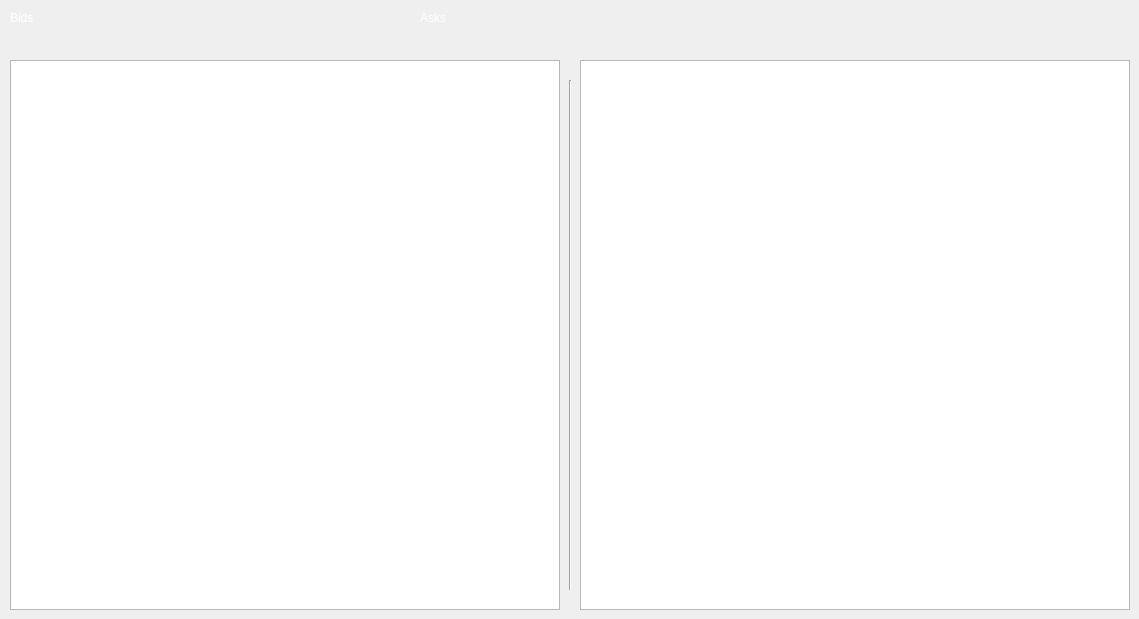
   <widget class="QWidget" name="OrderBook">
    <attribute name="title">
     <string>Order Book</string>
    </attribute>
    <widget class="QTableWidget" name="BidsTable">
     <property name="geometry">
      <rect>
       <x>10</x>
       <y>60</y>
       <width>550</width>
       <height>550</height>
      </rect>
     </property>
     <property name="font">
      <font>
       <pointsize>9</pointsize>
       <weight>50</weight>
       <bold>false</bold>
      </font>
     </property>
     <property name="styleSheet">
      <string notr="true"/>
     </property>
    </widget>
    <widget class="QTableWidget" name="AsksTable">
     <property name="geometry">
      <rect>
       <x>580</x>
       <y>60</y>
       <width>550</width>
       <height>550</height>
      </rect>
     </property>
     <property name="font">
      <font>
       <pointsize>9</pointsize>
       <weight>50</weight>
       <bold>false</bold>
      </font>
     </property>
     <property name="styleSheet">
      <string notr="true"/>
     </property>
    </widget>
    <widget class="QLabel" name="BidsCount">
     <property name="geometry">
      <rect>
       <x>10</x>
       <y>10</y>
       <width>91</width>
       <height>16</height>
      </rect>
     </property>
     <property name="palette">
      <palette>
       <active>
        <colorrole role="WindowText">
         <brush brushstyle="SolidPattern">
          <color alpha="255">
           <red>255</red>
           <green>255</green>
           <blue>255</blue>
          </color>
         </brush>
        </colorrole>
        <colorrole role="Button">
         <brush brushstyle="SolidPattern">
          <color alpha="255">
           <red>90</red>
           <green>90</green>
           <blue>90</blue>
          </color>
         </brush>
        </colorrole>
        <colorrole role="Text">
         <brush brushstyle="SolidPattern">
          <color alpha="255">
           <red>255</red>
           <green>255</green>
           <blue>255</blue>
          </color>
         </brush>
        </colorrole>
        <colorrole role="Base">
         <brush brushstyle="SolidPattern">
          <color alpha="255">
           <red>90</red>
           <green>90</green>
           <blue>90</blue>
          </color>
         </brush>
        </colorrole>
        <colorrole role="Window">
         <brush brushstyle="SolidPattern">
          <color alpha="255">
           <red>90</red>
           <green>90</green>
           <blue>90</blue>
          </color>
         </brush>
        </colorrole>
       </active>
       <inactive>
        <colorrole role="WindowText">
         <brush brushstyle="SolidPattern">
          <color alpha="255">
           <red>255</red>
           <green>255</green>
           <blue>255</blue>
          </color>
         </brush>
        </colorrole>
        <colorrole role="Button">
         <brush brushstyle="SolidPattern">
          <color alpha="255">
           <red>90</red>
           <green>90</green>
           <blue>90</blue>
          </color>
         </brush>
        </colorrole>
        <colorrole role="Text">
         <brush brushstyle="SolidPattern">
          <color alpha="255">
           <red>255</red>
           <green>255</green>
           <blue>255</blue>
          </color>
         </brush>
        </colorrole>
        <colorrole role="Base">
         <brush brushstyle="SolidPattern">
          <color alpha="255">
           <red>90</red>
           <green>90</green>
           <blue>90</blue>
          </color>
         </brush>
        </colorrole>
        <colorrole role="Window">
         <brush brushstyle="SolidPattern">
          <color alpha="255">
           <red>90</red>
           <green>90</green>
           <blue>90</blue>
          </color>
         </brush>
        </colorrole>
       </inactive>
       <disabled>
        <colorrole role="WindowText">
         <brush brushstyle="SolidPattern">
          <color alpha="255">
           <red>159</red>
           <green>158</green>
           <blue>158</blue>
          </color>
         </brush>
        </colorrole>
        <colorrole role="Button">
         <brush brushstyle="SolidPattern">
          <color alpha="255">
           <red>90</red>
           <green>90</green>
           <blue>90</blue>
          </color>
         </brush>
        </colorrole>
        <colorrole role="Text">
         <brush brushstyle="SolidPattern">
          <color alpha="255">
           <red>159</red>
           <green>158</green>
           <blue>158</blue>
          </color>
         </brush>
        </colorrole>
        <colorrole role="Base">
         <brush brushstyle="SolidPattern">
          <color alpha="255">
           <red>90</red>
           <green>90</green>
           <blue>90</blue>
          </color>
         </brush>
        </colorrole>
        <colorrole role="Window">
         <brush brushstyle="SolidPattern">
          <color alpha="255">
           <red>90</red>
           <green>90</green>
           <blue>90</blue>
          </color>
         </brush>
        </colorrole>
       </disabled>
      </palette>
     </property>
     <property name="text">
      <string>Bids</string>
     </property>
    </widget>
    <widget class="QLabel" name="AsksCount">
     <property name="geometry">
      <rect>
       <x>420</x>
       <y>10</y>
       <width>91</width>
       <height>16</height>
      </rect>
     </property>
     <property name="palette">
      <palette>
       <active>
        <colorrole role="WindowText">
         <brush brushstyle="SolidPattern">
          <color alpha="255">
           <red>255</red>
           <green>255</green>
           <blue>255</blue>
          </color>
         </brush>
        </colorrole>
        <colorrole role="Button">
         <brush brushstyle="SolidPattern">
          <color alpha="255">
           <red>90</red>
           <green>90</green>
           <blue>90</blue>
          </color>
         </brush>
        </colorrole>
        <colorrole role="Text">
         <brush brushstyle="SolidPattern">
          <color alpha="255">
           <red>255</red>
           <green>255</green>
           <blue>255</blue>
          </color>
         </brush>
        </colorrole>
        <colorrole role="ButtonText">
         <brush brushstyle="SolidPattern">
          <color alpha="255">
           <red>255</red>
           <green>255</green>
           <blue>255</blue>
          </color>
         </brush>
        </colorrole>
        <colorrole role="Base">
         <brush brushstyle="SolidPattern">
          <color alpha="255">
           <red>90</red>
           <green>90</green>
           <blue>90</blue>
          </color>
         </brush>
        </colorrole>
        <colorrole role="Window">
         <brush brushstyle="SolidPattern">
          <color alpha="255">
           <red>90</red>
           <green>90</green>
           <blue>90</blue>
          </color>
         </brush>
        </colorrole>
       </active>
       <inactive>
        <colorrole role="WindowText">
         <brush brushstyle="SolidPattern">
          <color alpha="255">
           <red>255</red>
           <green>255</green>
           <blue>255</blue>
          </color>
         </brush>
        </colorrole>
        <colorrole role="Button">
         <brush brushstyle="SolidPattern">
          <color alpha="255">
           <red>90</red>
           <green>90</green>
           <blue>90</blue>
          </color>
         </brush>
        </colorrole>
        <colorrole role="Text">
         <brush brushstyle="SolidPattern">
          <color alpha="255">
           <red>255</red>
           <green>255</green>
           <blue>255</blue>
          </color>
         </brush>
        </colorrole>
        <colorrole role="ButtonText">
         <brush brushstyle="SolidPattern">
          <color alpha="255">
           <red>255</red>
           <green>255</green>
           <blue>255</blue>
          </color>
         </brush>
        </colorrole>
        <colorrole role="Base">
         <brush brushstyle="SolidPattern">
          <color alpha="255">
           <red>90</red>
           <green>90</green>
           <blue>90</blue>
          </color>
         </brush>
        </colorrole>
        <colorrole role="Window">
         <brush brushstyle="SolidPattern">
          <color alpha="255">
           <red>90</red>
           <green>90</green>
           <blue>90</blue>
          </color>
         </brush>
        </colorrole>
       </inactive>
       <disabled>
        <colorrole role="WindowText">
         <brush brushstyle="SolidPattern">
          <color alpha="255">
           <red>159</red>
           <green>158</green>
           <blue>158</blue>
          </color>
         </brush>
        </colorrole>
        <colorrole role="Button">
         <brush brushstyle="SolidPattern">
          <color alpha="255">
           <red>90</red>
           <green>90</green>
           <blue>90</blue>
          </color>
         </brush>
        </colorrole>
        <colorrole role="Text">
         <brush brushstyle="SolidPattern">
          <color alpha="255">
           <red>159</red>
           <green>158</green>
           <blue>158</blue>
          </color>
         </brush>
        </colorrole>
        <colorrole role="ButtonText">
         <brush brushstyle="SolidPattern">
          <color alpha="255">
           <red>159</red>
           <green>158</green>
           <blue>158</blue>
          </color>
         </brush>
        </colorrole>
        <colorrole role="Base">
         <brush brushstyle="SolidPattern">
          <color alpha="255">
           <red>90</red>
           <green>90</green>
           <blue>90</blue>
          </color>
         </brush>
        </colorrole>
        <colorrole role="Window">
         <brush brushstyle="SolidPattern">
          <color alpha="255">
           <red>90</red>
           <green>90</green>
           <blue>90</blue>
          </color>
         </brush>
        </colorrole>
       </disabled>
      </palette>
     </property>
     <property name="text">
      <string>Asks</string>
     </property>
    </widget>
    <widget class="QLabel" name="ERCSupply">
     <property name="geometry">
      <rect>
       <x>570</x>
       <y>10</y>
       <width>241</width>
       <height>16</height>
      </rect>
     </property>
     <property name="palette">
      <palette>
       <active>
        <colorrole role="WindowText">
         <brush brushstyle="SolidPattern">
          <color alpha="255">
           <red>255</red>
           <green>255</green>
           <blue>255</blue>
          </color>
         </brush>
        </colorrole>
        <colorrole role="Button">
         <brush brushstyle="SolidPattern">
          <color alpha="255">
           <red>90</red>
           <green>90</green>
           <blue>90</blue>
          </color>
         </brush>
        </colorrole>
        <colorrole role="Text">
         <brush brushstyle="SolidPattern">
          <color alpha="255">
           <red>255</red>
           <green>255</green>
           <blue>255</blue>
          </color>
         </brush>
        </colorrole>
        <colorrole role="ButtonText">
         <brush brushstyle="SolidPattern">
          <color alpha="255">
           <red>255</red>
           <green>255</green>
           <blue>255</blue>
          </color>
         </brush>
        </colorrole>
        <colorrole role="Base">
         <brush brushstyle="SolidPattern">
          <color alpha="255">
           <red>90</red>
           <green>90</green>
           <blue>90</blue>
          </color>
         </brush>
        </colorrole>
        <colorrole role="Window">
         <brush brushstyle="SolidPattern">
          <color alpha="255">
           <red>90</red>
           <green>90</green>
           <blue>90</blue>
          </color>
         </brush>
        </colorrole>
       </active>
       <inactive>
        <colorrole role="WindowText">
         <brush brushstyle="SolidPattern">
          <color alpha="255">
           <red>255</red>
           <green>255</green>
           <blue>255</blue>
          </color>
         </brush>
        </colorrole>
        <colorrole role="Button">
         <brush brushstyle="SolidPattern">
          <color alpha="255">
           <red>90</red>
           <green>90</green>
           <blue>90</blue>
          </color>
         </brush>
        </colorrole>
        <colorrole role="Text">
         <brush brushstyle="SolidPattern">
          <color alpha="255">
           <red>255</red>
           <green>255</green>
           <blue>255</blue>
          </color>
         </brush>
        </colorrole>
        <colorrole role="ButtonText">
         <brush brushstyle="SolidPattern">
          <color alpha="255">
           <red>255</red>
           <green>255</green>
           <blue>255</blue>
          </color>
         </brush>
        </colorrole>
        <colorrole role="Base">
         <brush brushstyle="SolidPattern">
          <color alpha="255">
           <red>90</red>
           <green>90</green>
           <blue>90</blue>
          </color>
         </brush>
        </colorrole>
        <colorrole role="Window">
         <brush brushstyle="SolidPattern">
          <color alpha="255">
           <red>90</red>
           <green>90</green>
           <blue>90</blue>
          </color>
         </brush>
        </colorrole>
       </inactive>
       <disabled>
        <colorrole role="WindowText">
         <brush brushstyle="SolidPattern">
          <color alpha="255">
           <red>159</red>
           <green>158</green>
           <blue>158</blue>
          </color>
         </brush>
        </colorrole>
        <colorrole role="Button">
         <brush brushstyle="SolidPattern">
          <color alpha="255">
           <red>90</red>
           <green>90</green>
           <blue>90</blue>
          </color>
         </brush>
        </colorrole>
        <colorrole role="Text">
         <brush brushstyle="SolidPattern">
          <color alpha="255">
           <red>159</red>
           <green>158</green>
           <blue>158</blue>
          </color>
         </brush>
        </colorrole>
        <colorrole role="ButtonText">
         <brush brushstyle="SolidPattern">
          <color alpha="255">
           <red>159</red>
           <green>158</green>
           <blue>158</blue>
          </color>
         </brush>
        </colorrole>
        <colorrole role="Base">
         <brush brushstyle="SolidPattern">
          <color alpha="255">
           <red>90</red>
           <green>90</green>
           <blue>90</blue>
          </color>
         </brush>
        </colorrole>
        <colorrole role="Window">
         <brush brushstyle="SolidPattern">
          <color alpha="255">
           <red>90</red>
           <green>90</green>
           <blue>90</blue>
          </color>
         </brush>
        </colorrole>
       </disabled>
      </palette>
     </property>
     <property name="text">
      <string/>
     </property>
     <property name="alignment">
      <set>Qt::AlignRight|Qt::AlignTrailing|Qt::AlignVCenter</set>
     </property>
    </widget>
    <widget class="QLabel" name="ERCDemand">
     <property name="geometry">
      <rect>
       <x>160</x>
       <y>10</y>
       <width>241</width>
       <height>16</height>
      </rect>
     </property>
     <property name="palette">
      <palette>
       <active>
        <colorrole role="WindowText">
         <brush brushstyle="SolidPattern">
          <color alpha="255">
           <red>255</red>
           <green>255</green>
           <blue>255</blue>
          </color>
         </brush>
        </colorrole>
        <colorrole role="Button">
         <brush brushstyle="SolidPattern">
          <color alpha="255">
           <red>90</red>
           <green>90</green>
           <blue>90</blue>
          </color>
         </brush>
        </colorrole>
        <colorrole role="Text">
         <brush brushstyle="SolidPattern">
          <color alpha="255">
           <red>255</red>
           <green>255</green>
           <blue>255</blue>
          </color>
         </brush>
        </colorrole>
        <colorrole role="ButtonText">
         <brush brushstyle="SolidPattern">
          <color alpha="255">
           <red>255</red>
           <green>255</green>
           <blue>255</blue>
          </color>
         </brush>
        </colorrole>
        <colorrole role="Base">
         <brush brushstyle="SolidPattern">
          <color alpha="255">
           <red>90</red>
           <green>90</green>
           <blue>90</blue>
          </color>
         </brush>
        </colorrole>
        <colorrole role="Window">
         <brush brushstyle="SolidPattern">
          <color alpha="255">
           <red>90</red>
           <green>90</green>
           <blue>90</blue>
          </color>
         </brush>
        </colorrole>
       </active>
       <inactive>
        <colorrole role="WindowText">
         <brush brushstyle="SolidPattern">
          <color alpha="255">
           <red>255</red>
           <green>255</green>
           <blue>255</blue>
          </color>
         </brush>
        </colorrole>
        <colorrole role="Button">
         <brush brushstyle="SolidPattern">
          <color alpha="255">
           <red>90</red>
           <green>90</green>
           <blue>90</blue>
          </color>
         </brush>
        </colorrole>
        <colorrole role="Text">
         <brush brushstyle="SolidPattern">
          <color alpha="255">
           <red>255</red>
           <green>255</green>
           <blue>255</blue>
          </color>
         </brush>
        </colorrole>
        <colorrole role="ButtonText">
         <brush brushstyle="SolidPattern">
          <color alpha="255">
           <red>255</red>
           <green>255</green>
           <blue>255</blue>
          </color>
         </brush>
        </colorrole>
        <colorrole role="Base">
         <brush brushstyle="SolidPattern">
          <color alpha="255">
           <red>90</red>
           <green>90</green>
           <blue>90</blue>
          </color>
         </brush>
        </colorrole>
        <colorrole role="Window">
         <brush brushstyle="SolidPattern">
          <color alpha="255">
           <red>90</red>
           <green>90</green>
           <blue>90</blue>
          </color>
         </brush>
        </colorrole>
       </inactive>
       <disabled>
        <colorrole role="WindowText">
         <brush brushstyle="SolidPattern">
          <color alpha="255">
           <red>159</red>
           <green>158</green>
           <blue>158</blue>
          </color>
         </brush>
        </colorrole>
        <colorrole role="Button">
         <brush brushstyle="SolidPattern">
          <color alpha="255">
           <red>90</red>
           <green>90</green>
           <blue>90</blue>
          </color>
         </brush>
        </colorrole>
        <colorrole role="Text">
         <brush brushstyle="SolidPattern">
          <color alpha="255">
           <red>159</red>
           <green>158</green>
           <blue>158</blue>
          </color>
         </brush>
        </colorrole>
        <colorrole role="ButtonText">
         <brush brushstyle="SolidPattern">
          <color alpha="255">
           <red>159</red>
           <green>158</green>
           <blue>158</blue>
          </color>
         </brush>
        </colorrole>
        <colorrole role="Base">
         <brush brushstyle="SolidPattern">
          <color alpha="255">
           <red>90</red>
           <green>90</green>
           <blue>90</blue>
          </color>
         </brush>
        </colorrole>
        <colorrole role="Window">
         <brush brushstyle="SolidPattern">
          <color alpha="255">
           <red>90</red>
           <green>90</green>
           <blue>90</blue>
          </color>
         </brush>
        </colorrole>
       </disabled>
      </palette>
     </property>
     <property name="text">
      <string/>
     </property>
     <property name="alignment">
      <set>Qt::AlignRight|Qt::AlignTrailing|Qt::AlignVCenter</set>
     </property>
    </widget>
    <widget class="QLabel" name="BtcDemand">
     <property name="geometry">
      <rect>
       <x>220</x>
       <y>30</y>
       <width>181</width>
       <height>16</height>
      </rect>
     </property>
     <property name="palette">
      <palette>
       <active>
        <colorrole role="WindowText">
         <brush brushstyle="SolidPattern">
          <color alpha="255">
           <red>255</red>
           <green>255</green>
           <blue>255</blue>
          </color>
         </brush>
        </colorrole>
        <colorrole role="Button">
         <brush brushstyle="SolidPattern">
          <color alpha="255">
           <red>90</red>
           <green>90</green>
           <blue>90</blue>
          </color>
         </brush>
        </colorrole>
        <colorrole role="Text">
         <brush brushstyle="SolidPattern">
          <color alpha="255">
           <red>255</red>
           <green>255</green>
           <blue>255</blue>
          </color>
         </brush>
        </colorrole>
        <colorrole role="ButtonText">
         <brush brushstyle="SolidPattern">
          <color alpha="255">
           <red>255</red>
           <green>255</green>
           <blue>255</blue>
          </color>
         </brush>
        </colorrole>
        <colorrole role="Base">
         <brush brushstyle="SolidPattern">
          <color alpha="255">
           <red>90</red>
           <green>90</green>
           <blue>90</blue>
          </color>
         </brush>
        </colorrole>
        <colorrole role="Window">
         <brush brushstyle="SolidPattern">
          <color alpha="255">
           <red>90</red>
           <green>90</green>
           <blue>90</blue>
          </color>
         </brush>
        </colorrole>
       </active>
       <inactive>
        <colorrole role="WindowText">
         <brush brushstyle="SolidPattern">
          <color alpha="255">
           <red>255</red>
           <green>255</green>
           <blue>255</blue>
          </color>
         </brush>
        </colorrole>
        <colorrole role="Button">
         <brush brushstyle="SolidPattern">
          <color alpha="255">
           <red>90</red>
           <green>90</green>
           <blue>90</blue>
          </color>
         </brush>
        </colorrole>
        <colorrole role="Text">
         <brush brushstyle="SolidPattern">
          <color alpha="255">
           <red>255</red>
           <green>255</green>
           <blue>255</blue>
          </color>
         </brush>
        </colorrole>
        <colorrole role="ButtonText">
         <brush brushstyle="SolidPattern">
          <color alpha="255">
           <red>255</red>
           <green>255</green>
           <blue>255</blue>
          </color>
         </brush>
        </colorrole>
        <colorrole role="Base">
         <brush brushstyle="SolidPattern">
          <color alpha="255">
           <red>90</red>
           <green>90</green>
           <blue>90</blue>
          </color>
         </brush>
        </colorrole>
        <colorrole role="Window">
         <brush brushstyle="SolidPattern">
          <color alpha="255">
           <red>90</red>
           <green>90</green>
           <blue>90</blue>
          </color>
         </brush>
        </colorrole>
       </inactive>
       <disabled>
        <colorrole role="WindowText">
         <brush brushstyle="SolidPattern">
          <color alpha="255">
           <red>159</red>
           <green>158</green>
           <blue>158</blue>
          </color>
         </brush>
        </colorrole>
        <colorrole role="Button">
         <brush brushstyle="SolidPattern">
          <color alpha="255">
           <red>90</red>
           <green>90</green>
           <blue>90</blue>
          </color>
         </brush>
        </colorrole>
        <colorrole role="Text">
         <brush brushstyle="SolidPattern">
          <color alpha="255">
           <red>159</red>
           <green>158</green>
           <blue>158</blue>
          </color>
         </brush>
        </colorrole>
        <colorrole role="ButtonText">
         <brush brushstyle="SolidPattern">
          <color alpha="255">
           <red>159</red>
           <green>158</green>
           <blue>158</blue>
          </color>
         </brush>
        </colorrole>
        <colorrole role="Base">
         <brush brushstyle="SolidPattern">
          <color alpha="255">
           <red>90</red>
           <green>90</green>
           <blue>90</blue>
          </color>
         </brush>
        </colorrole>
        <colorrole role="Window">
         <brush brushstyle="SolidPattern">
          <color alpha="255">
           <red>90</red>
           <green>90</green>
           <blue>90</blue>
          </color>
         </brush>
        </colorrole>
       </disabled>
      </palette>
     </property>
     <property name="text">
      <string/>
     </property>
     <property name="alignment">
      <set>Qt::AlignRight|Qt::AlignTrailing|Qt::AlignVCenter</set>
     </property>
    </widget>
    <widget class="QLabel" name="BtcSupply">
     <property name="geometry">
      <rect>
       <x>630</x>
       <y>30</y>
       <width>181</width>
       <height>16</height>
      </rect>
     </property>
     <property name="palette">
      <palette>
       <active>
        <colorrole role="WindowText">
         <brush brushstyle="SolidPattern">
          <color alpha="255">
           <red>255</red>
           <green>255</green>
           <blue>255</blue>
          </color>
         </brush>
        </colorrole>
        <colorrole role="Button">
         <brush brushstyle="SolidPattern">
          <color alpha="255">
           <red>90</red>
           <green>90</green>
           <blue>90</blue>
          </color>
         </brush>
        </colorrole>
        <colorrole role="Text">
         <brush brushstyle="SolidPattern">
          <color alpha="255">
           <red>255</red>
           <green>255</green>
           <blue>255</blue>
          </color>
         </brush>
        </colorrole>
        <colorrole role="ButtonText">
         <brush brushstyle="SolidPattern">
          <color alpha="255">
           <red>255</red>
           <green>255</green>
           <blue>255</blue>
          </color>
         </brush>
        </colorrole>
        <colorrole role="Base">
         <brush brushstyle="SolidPattern">
          <color alpha="255">
           <red>90</red>
           <green>90</green>
           <blue>90</blue>
          </color>
         </brush>
        </colorrole>
        <colorrole role="Window">
         <brush brushstyle="SolidPattern">
          <color alpha="255">
           <red>90</red>
           <green>90</green>
           <blue>90</blue>
          </color>
         </brush>
        </colorrole>
       </active>
       <inactive>
        <colorrole role="WindowText">
         <brush brushstyle="SolidPattern">
          <color alpha="255">
           <red>255</red>
           <green>255</green>
           <blue>255</blue>
          </color>
         </brush>
        </colorrole>
        <colorrole role="Button">
         <brush brushstyle="SolidPattern">
          <color alpha="255">
           <red>90</red>
           <green>90</green>
           <blue>90</blue>
          </color>
         </brush>
        </colorrole>
        <colorrole role="Text">
         <brush brushstyle="SolidPattern">
          <color alpha="255">
           <red>255</red>
           <green>255</green>
           <blue>255</blue>
          </color>
         </brush>
        </colorrole>
        <colorrole role="ButtonText">
         <brush brushstyle="SolidPattern">
          <color alpha="255">
           <red>255</red>
           <green>255</green>
           <blue>255</blue>
          </color>
         </brush>
        </colorrole>
        <colorrole role="Base">
         <brush brushstyle="SolidPattern">
          <color alpha="255">
           <red>90</red>
           <green>90</green>
           <blue>90</blue>
          </color>
         </brush>
        </colorrole>
        <colorrole role="Window">
         <brush brushstyle="SolidPattern">
          <color alpha="255">
           <red>90</red>
           <green>90</green>
           <blue>90</blue>
          </color>
         </brush>
        </colorrole>
       </inactive>
       <disabled>
        <colorrole role="WindowText">
         <brush brushstyle="SolidPattern">
          <color alpha="255">
           <red>159</red>
           <green>158</green>
           <blue>158</blue>
          </color>
         </brush>
        </colorrole>
        <colorrole role="Button">
         <brush brushstyle="SolidPattern">
          <color alpha="255">
           <red>90</red>
           <green>90</green>
           <blue>90</blue>
          </color>
         </brush>
        </colorrole>
        <colorrole role="Text">
         <brush brushstyle="SolidPattern">
          <color alpha="255">
           <red>159</red>
           <green>158</green>
           <blue>158</blue>
          </color>
         </brush>
        </colorrole>
        <colorrole role="ButtonText">
         <brush brushstyle="SolidPattern">
          <color alpha="255">
           <red>159</red>
           <green>158</green>
           <blue>158</blue>
          </color>
         </brush>
        </colorrole>
        <colorrole role="Base">
         <brush brushstyle="SolidPattern">
          <color alpha="255">
           <red>90</red>
           <green>90</green>
           <blue>90</blue>
          </color>
         </brush>
        </colorrole>
        <colorrole role="Window">
         <brush brushstyle="SolidPattern">
          <color alpha="255">
           <red>90</red>
           <green>90</green>
           <blue>90</blue>
          </color>
         </brush>
        </colorrole>
       </disabled>
      </palette>
     </property>
     <property name="text">
      <string/>
     </property>
     <property name="alignment">
      <set>Qt::AlignRight|Qt::AlignTrailing|Qt::AlignVCenter</set>
     </property>
    </widget>
    <widget class="Line" name="line">
     <property name="geometry">
      <rect>
       <x>560</x>
       <y>80</y>
       <width>20</width>
       <height>510</height>
      </rect>
     </property>
     <property name="orientation">
      <enum>Qt::Vertical</enum>
     </property>
    </widget>
   </widget>
